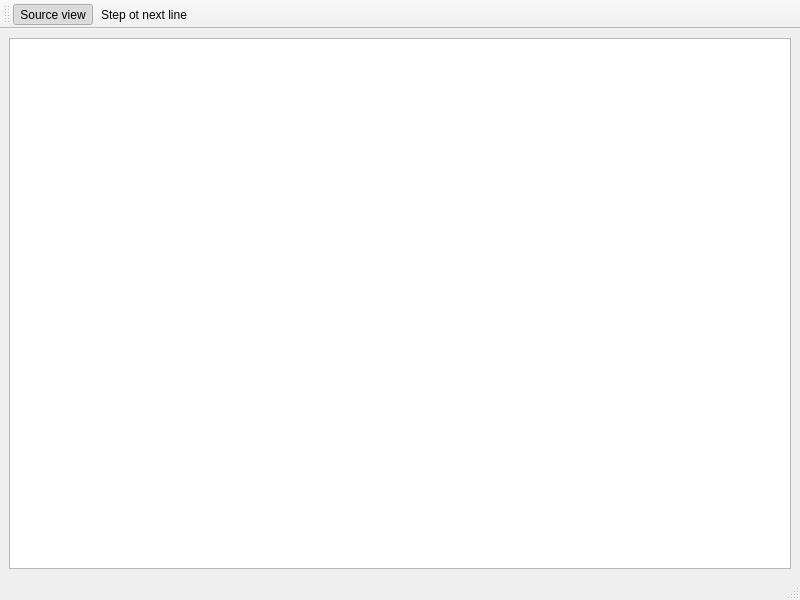
<?xml version="1.0" encoding="UTF-8"?>
<ui version="4.0">
 <class>Whiteboard::MainWindow</class>
 <widget class="QMainWindow" name="Whiteboard::MainWindow">
  <property name="geometry">
   <rect>
    <x>0</x>
    <y>0</y>
    <width>800</width>
    <height>600</height>
   </rect>
  </property>
  <property name="windowTitle">
   <string>Whiteboard</string>
  </property>
  <widget class="QWidget" name="centralwidget">
   <layout class="QVBoxLayout" name="verticalLayout">
    <item>
     <widget class="QGraphicsView" name="graphicsView">
      <property name="dragMode">
       <enum>QGraphicsView::ScrollHandDrag</enum>
      </property>
      <property name="transformationAnchor">
       <enum>QGraphicsView::NoAnchor</enum>
      </property>
     </widget>
    </item>
   </layout>
  </widget>
  <widget class="QMenuBar" name="menubar">
   <property name="geometry">
    <rect>
     <x>0</x>
     <y>0</y>
     <width>800</width>
     <height>27</height>
    </rect>
   </property>
  </widget>
  <widget class="QStatusBar" name="statusbar"/>
  <widget class="QToolBar" name="toolBar">
   <property name="windowTitle">
    <string>toolBar</string>
   </property>
   <property name="toolTip">
    <string>Source View</string>
   </property>
   <attribute name="toolBarArea">
    <enum>TopToolBarArea</enum>
   </attribute>
   <attribute name="toolBarBreak">
    <bool>false</bool>
   </attribute>
   <addaction name="actionSource_view"/>
   <addaction name="actionStep_ot_next_line"/>
  </widget>
  <action name="actionSource_view">
   <property name="checkable">
    <bool>true</bool>
   </property>
   <property name="checked">
    <bool>true</bool>
   </property>
   <property name="icon">
    <iconset resource="resources.qrc">
     <normaloff>:/icons/icons/code-context.png</normaloff>:/icons/icons/code-context.png</iconset>
   </property>
   <property name="text">
    <string>Source view</string>
   </property>
  </action>
  <action name="actionStep_ot_next_line">
   <property name="icon">
    <iconset resource="resources.qrc">
     <normaloff>:/icons/icons/debug-step-into.png</normaloff>:/icons/icons/debug-step-into.png</iconset>
   </property>
   <property name="text">
    <string>Step ot next line</string>
   </property>
   <property name="toolTip">
    <string>Step to the next source line</string>
   </property>
  </action>
 </widget>
 <resources>
  <include location="resources.qrc"/>
 </resources>
 <connections/>
</ui>
